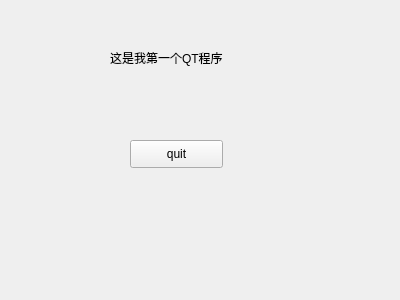
<?xml version="1.0" encoding="UTF-8"?>
<ui version="4.0">
 <class>Form</class>
 <widget class="QWidget" name="Form">
  <property name="geometry">
   <rect>
    <x>0</x>
    <y>0</y>
    <width>400</width>
    <height>300</height>
   </rect>
  </property>
  <property name="tabletTracking">
   <bool>true</bool>
  </property>
  <property name="windowTitle">
   <string>new game</string>
  </property>
  <property name="windowIcon">
   <iconset>
    <normaloff>show.png</normaloff>show.png</iconset>
  </property>
  <widget class="QPushButton" name="quit">
   <property name="geometry">
    <rect>
     <x>130</x>
     <y>140</y>
     <width>93</width>
     <height>28</height>
    </rect>
   </property>
   <property name="toolTip">
    <string>this is a &lt;b&gt;Qiut&lt;/b&gt; button</string>
   </property>
   <property name="text">
    <string>quit</string>
   </property>
  </widget>
  <widget class="QLabel" name="label">
   <property name="geometry">
    <rect>
     <x>110</x>
     <y>50</y>
     <width>141</width>
     <height>16</height>
    </rect>
   </property>
   <property name="text">
    <string>这是我第一个QT程序</string>
   </property>
  </widget>
  <zorder>label</zorder>
  <zorder>quit</zorder>
 </widget>
 <resources/>
 <connections>
  <connection>
   <sender>quit</sender>
   <signal>clicked()</signal>
   <receiver>Form</receiver>
   <slot>close()</slot>
   <hints>
    <hint type="sourcelabel">
     <x>165</x>
     <y>157</y>
    </hint>
    <hint type="destinationlabel">
     <x>228</x>
     <y>228</y>
    </hint>
   </hints>
  </connection>
 </connections>
</ui>
